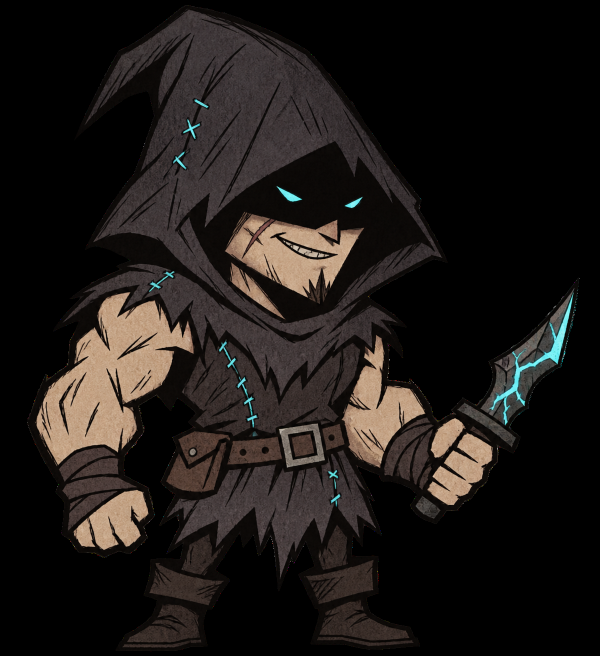
#> input picture art/BLINK_conceito.png, 1199 x 1312 px (shown at 1/2 size)
$ python -i gerar_corpo.py   (imports and definitions only)
#> lines starting #> are read from the running program, lines starting #| are printed output that depends on the picture
"""Gera as pecas do corpo do BLINK a partir do molde do jogo (metodo padrao de mods de personagem):
cabeca/cabelo/rosto no tamanho do Wilson + tronco/bracos/maos/pernas/pes do Wolfgang forte,
recoloridos/redesenhados conforme a ficha do BLINK.
Uso: python3 gerar_corpo.py <pasta wilson (build.bin+atlas)> <pasta wolfgang_mighty> <saida>
Saida: <saida>/<simbolo>-<quadro>.png + .txt (pivo) + manifesto.txt
Requer Pillow, numpy, scipy."""
import sys, struct, io
from pathlib import Path
import numpy as np
from PIL import Image, ImageDraw, ImageFilter
from scipy import ndimage

WIL, WOLF, OUT = Path(sys.argv[1]), Path(sys.argv[2]), Path(sys.argv[3])
# [1 line not run here, left out]

# ---------------- leitura do molde ----------------
# [14 lines left out: functions load_tex, kh, not called in this run]

def load_build(folder):
    b = (folder / 'build.bin').read_bytes(); o = [4]
    def u(fmt):
        v = struct.unpack_from(fmt, b, o[0]); o[0] += struct.calcsize(fmt); return v
    def s():
        n, = u('<I'); r = b[o[0]:o[0] + n].decode(); o[0] += n; return r
    _, ns, _ = u('<III'); s(); na, = u('<I'); [s() for _ in range(na)]
    syms = []
    for _ in range(ns):
        h, n = u('<II'); syms.append((h, [(u('<II'), u('<ffff'), u('<II')) for _ in range(n)]))
    nv, = u('<I'); V = [u('<ffffff') for _ in range(nv)]
    nh, = u('<I'); names = dict((u('<I')[0], s()) for _ in range(nh))
    atlas = load_tex(folder / 'atlas-0.tex'); W, H = atlas.size
    out = {}
    for h, frs in syms:
        lst = []
        for (num, dur), bb, (ai, ac) in frs:
            xs = [V[ai + i][0] for i in range(ac)]; ys = [V[ai + i][1] for i in range(ac)]
            x0, y0 = min(xs), min(ys)
            c = Image.new('RGBA', (max(1, round(max(xs) - x0)), max(1, round(max(ys) - y0))))
            for t in range(0, ac, 6):
                q = V[ai + t:ai + t + 6]; qx = [v[0] for v in q]; qy = [v[1] for v in q]; us = [v[3] for v in q]; vs = [v[4] for v in q]
                crop = atlas.crop((round(min(us) * W), round((1 - max(vs)) * H), round(max(us) * W), round((1 - min(vs)) * H)))
                crop = crop.resize((max(1, round(max(qx) - min(qx))), max(1, round(max(qy) - min(qy)))), Image.LANCZOS)
                c.alpha_composite(crop, (round(min(qx) - x0), round(min(qy) - y0)))
            lst.append((num, dur, c, (round(-x0), round(-y0))))
        out[names.get(h, hex(h))] = lst
    return out

# [1 line that did not run here, left out]

# ---------------- paleta (ficha do BLINK) ----------------
INK = np.array([24, 22, 26]); SKIN = np.array([228, 186, 150]); SKIN_SH = np.array([188, 144, 112])
TUNIC = np.array([58, 56, 60]); TUNIC_SH = np.array([40, 38, 42]); HOOD = np.array([92, 88, 90])
BELT = np.array([124, 82, 46]); BUCKLE = np.array([176, 176, 168]); PANTS = np.array([58, 56, 58])
WRAP = np.array([40, 38, 42]); BOOT = np.array([62, 52, 44])
CYAN = np.array([30, 214, 255]); CYAN_HI = np.array([210, 252, 255])

def arr(im): return np.array(im).astype(np.float32)
def img(a): return Image.fromarray(np.clip(a, 0, 255).astype(np.uint8), 'RGBA')
def lum(a): return a[:, :, 0] * .3 + a[:, :, 1] * .59 + a[:, :, 2] * .11

# [6 lines left out: function recolor_light, not called in this run]

def recolor_by(im, fn):
    a = arr(im); a[:, :, :3] = fn(a); return img(a)

def save(sym, num, dur, im, pv):
    im.save(OUT / f'{sym}-{num}.png'); (OUT / f'{sym}-{num}.txt').write_text(f'{pv[0]} {pv[1]} {dur}')

manifest = []
# [38 lines left out: functions emit, goatee, fringe, not called in this run]
# [10 lines not run here, left out]
# Cabelo: o do Wilson e enorme e marcante; o BLINK tem cabelo CURTO e espetado.
# Encurta verticalmente em direcao ao pivo (base da cabeca) e estreita um pouco.
# [61 lines left out: functions short_hair, hair_frames, blink_hair, not called in this run]
hair = []
# [7 lines not run here, left out]

# ---------------- rosto: olhos ciano ----------------
def cyan_eyes(im):
    a = arr(im); al = a[:, :, 3] > 30; L = lum(a)
    sat = a[:, :, :3].max(2) - a[:, :, :3].min(2)
    gray = al & (L > 95) & (L < 215) & (sat < 30)          # "orbita" cinza do molde
    if gray.sum() < 30: return im
    dark = al & (L < 80)
    pupil = np.zeros_like(dark)
    socks, n = ndimage.label(ndimage.binary_dilation(gray, iterations=2))
    for i in range(1, n + 1):
        sock = socks == i
        if (sock & gray).sum() < 40: continue
        filled = ndimage.binary_fill_holes(sock)
        ys, xs = np.nonzero(filled); y0, y1 = ys.min(), ys.max()
        inner = dark & filled & (np.arange(dark.shape[0])[:, None] > y0 + (y1 - y0) * 0.22)
        lab, m = ndimage.label(inner)
        if m == 0: continue
        sizes = ndimage.sum(inner, lab, range(1, m + 1)); best = 1 + int(np.argmax(sizes))
        comp = lab == best
        if comp.sum() > 0.6 * filled.sum(): continue
        pupil |= comp
    # 2a rodada: orbita vira esclera clara com contorno fino (nao parece olheira);
    # iris ciano grande e saturada; centro quase branco (brilho). O prefab ainda faz o
    # simbolo "face" ignorar parte da escuridao (SetSymbolLightOverride).
    edge = gray & ~ndimage.binary_erosion(gray, iterations=1)
    a[:, :, :3] = np.where(gray[..., None], np.array([236, 240, 244]), a[:, :, :3])
    a[:, :, :3] = np.where(edge[..., None], np.array([120, 124, 136]), a[:, :, :3])
    iris = ndimage.binary_dilation(pupil, iterations=3) & (gray | pupil)
    a[:, :, :3] = np.where(iris[..., None], CYAN, a[:, :, :3])
    ring = iris & ~ndimage.binary_erosion(iris, iterations=1)
    a[:, :, :3] = np.where(ring[..., None], np.array([10, 110, 150]), a[:, :, :3])
    core = ndimage.binary_erosion(pupil, iterations=1)
    a[:, :, :3] = np.where(core[..., None], CYAN_HI, a[:, :, :3])
    return img(a)
# [5 lines left out: function side_skin, not called in this run]
# [1 line not run here, left out]

# ---------------- tronco (Wolfgang): tunica rasgada + capuz ----------------
# [61 lines left out: functions tunic, hood, not called in this run]
torso = []
# [3 lines not run here, left out]

# ---------------- cintura (Wolfgang): saia da tunica + cinto ----------------
# [18 lines left out: function pelvis, not called in this run]
# [1 line not run here, left out]

# ---------------- bracos/maos (Wolfgang): pele + faixas no punho ----------------
# [14 lines left out: function wrist_wrap, not called in this run]
# [4 lines not run here, left out]

# ---------------- pernas/pes (Wolfgang): calca escura + botas ----------------
# [14 lines left out: function boot_cuff, not called in this run]
# [5 lines not run here, left out]

>>> import cv2
>>> picture = cv2.imread('../BLINK_conceito.png', cv2.IMREAD_GRAYSCALE)
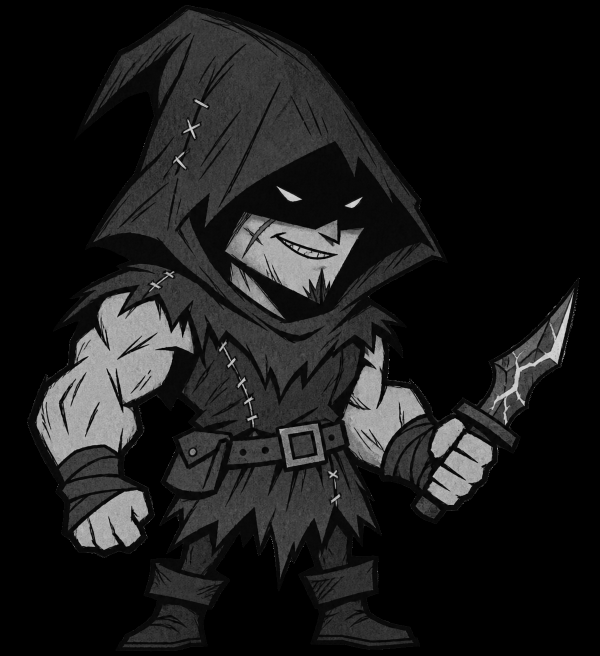
#> picture: shape (1312, 1199) (shown at 1/2 size); min 0, max 255, mean 26.6
>>> result = cyan_eyes(picture)
#> (the run stopped early here; a loop or call above may not have finished)
